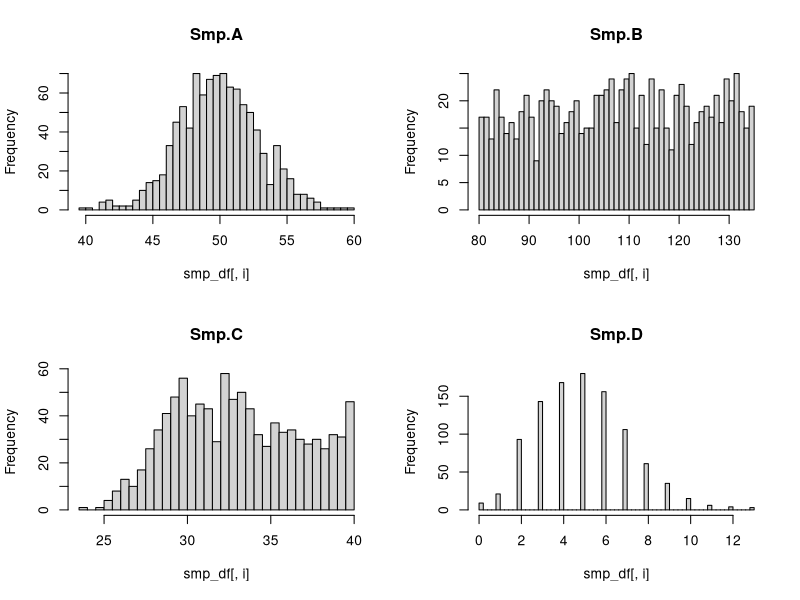

Here is the R script that generated this plot:
## ---- chunk 1
library(xtable)
## ---- chunk 2
grep("Pole", c("Equator", "North Pole", "South Pole"))
grep("pole", c("Equator", "North Pole", "South Pole"))
grep("Pole", c("Equator", "North Pole", "South Pole"), value= TRUE)
## ---- chunk 3
agrep("pole", c("Equator", "North Pole", "South Pole"))
## ---- chunk 4
gsub(pattern= "\\.", replacement= "_", 
     x= c("LP.01", "LP.370", "LP371"))
## ---- chunk 5
strsplit(x= "F103xD060", split= "x")
## ---- chunk 6
chartr(old= "._", new= "_x", x= "HDF.375_110")
## ---- chunk 7
nchar("South Pole")
## ---- chunk 8
x <- "miXeD cAsE 123"
tolower(x)
toupper(x)
## ---- chunk 9
substring(text= "Equator", first= 3, last= 5)
## ---- chunk 10
paste("North", "Pole")
paste("North", "Pole", sep= "")
paste("North", "Pole", sep= ".")
paste("North", "and", "South", "Poles")
## ---- chunk 11
paste0("./very/long/path/to/a/", 
       "directory/and/a/certain/file.txt")
## ---- chunk 12
factor(c("LP01", "LP370", "LP371"))
factor(c("LP01", "LP370", "LP371"), labels= c("Trial_1", "Trial_2", "Trial_3"))
## ---- chunk 13
gl(n= 2, k= 8, labels= c("Control", "Treatment"))
## ---- chunk 14
## assign individual levels
x <- gl(n= 2, k= 4, length= 8)
levels(x)[1] <- "low"
levels(x)[2] <- "high"
x
## ---- chunk 15
nlevels(gl(n= 3, k= 7))
## ---- chunk 16
reorder(x= factor(c("large", "small", "huge")), X= c(2, 1, 3))
## ---- chunk 17
cols <- gl(n= 3, k= 2, labels= c("blue", "yellow", "red"))
relevel(x= cols, ref= "red")
## ---- chunk 18
set.seed(1234)
z <- runif(n= 10, min= 0.0, max= 1)
z
binmarks <- seq(from= 0.0, to= 1.0, by= 0.1)
binmarks
cut(x= z, breaks= binmarks, labels= FALSE)
## ---- chunk 19
x <- 2:18
v <- c(5, 10, 15)
findInterval(x= x, vec= v)
## ---- chunk 20
trial <- factor(c("LP01", "LP370", "LP371"))
field_block <- gl(n= 3, k= 3, labels= c("1", "2", "3"))
interaction(trial, field_block, sep= "_")
## ---- chunk 21
let <- LETTERS
sel_let <- sample(x= let, size= 10, replace= FALSE)
cat("Out of", length(let), "letters", length(intersect(let, sel_let)), 
    "letters were selected.")
## ---- chunk 22
for(i in 1:10) {
  Sys.sleep(0.2)
  message(i, "\r", appendLF= FALSE)
  flush.console()
}
## ---- chunk 23
testit <- function() warning("problem in testit", call.= FALSE)
testit()
## ---- chunk 24
# Original vector with fruits.
fruits <- c("apple", "banana", "pineapple", "orange", "kiwi", "lemon", "peach",
       "pear")
# Subset of fruits.
sub_fruits <- fruits[c(4, 6, 8)]

# Untracked changes to the original 'fruits' object.
fruits <- sort(fruits)
## ---- chunk 25
sub_fruits <- dput(fruits[fruits %in% sub_fruits])
## ---- chunk 26
# Use of `digits`
format(2^31-1, digits= 3)

# Use of nsmall
format(c(3.02401404, 1.05), nsmall= 5)

# Use of `scientific`
format(2^31-1, scientific= TRUE, digits= 4)
## ---- chunk 27
c("A", "B", "C") %in% "B"
## ---- chunk 28
match(c("A", "B", "C", "B"), c("A", "B"))
match(c("A", "B", "C", "B"), c("A", "B"), nomatch= 0)
match(c("A", "B", "C", "B"), c("A", "B"), incomparables= "B")
## ---- chunk 29
dummy <- data.frame(A= c(5, 7, 4), B= c(3, 8, 6), C= letters[1:3])
print.xtable(xtable(dummy), floating= FALSE, comment= FALSE)
print(xtable(with(dummy, dummy[A == 5, ])), floating= FALSE, comment= FALSE)
print(xtable(with(dummy, dummy[C %in% c("a", "c")])), floating= FALSE, 
      comment= FALSE)
## ---- chunk 30
wi_df <- within(dummy, {
  D <- cumsum(A)
  E <- pmin(A, B)
  })
print(xtable(wi_df), floating= FALSE, comment= FALSE)
## ---- chunk 31
assign("x", value= 5)
x
## ---- chunk 32
set.seed(1234)

smp_df <- data.frame(
  Smp.A= rnorm(n= 1000, mean= 50, sd= 3),
  Smp.B= runif(n= 1000, min= 80, max= 135),
  Smp.C= c(rnorm(n= 500, mean= 30, sd= 2), runif(n= 500, min= 32, max= 40)),
  Smp.D= rpois(n= 1000, lambda= 5)
  )

def.par <- par(no.readonly= TRUE) # save default, for resetting...
layout(mat= matrix(data= c(1, 2, 3, 4), nrow= 2, ncol= 2, byrow= TRUE))

for(i in colnames(smp_df)){
  
  hist(smp_df[, i], breaks= 50, main= get("i"))
  
}
## ---- chunk 33
par <- def.par
## ---- chunk 34
union(x = c(1, 2, 3, 4), y = c(3, 4, 5))
## ---- chunk 35
setdiff(x = c(1, 2, 3, 4), y = c(3, 4, 5))
setdiff(x = c(3, 4, 5), y = c(1, 2, 3, 4))
## ---- chunk 36
setequal(x = c(3, 1, 2), c(2, 3, 1))
setequal(x = c(1, 2, 3), c(2, 3))
## ---- chunk 37
which(c(3, 4, 6) %in% c(6, 3))
## ---- chunk 38
rep(x = 1:4, times = 2)
rep(x = 1:4, each = 2)
rep(x = 1:4, times = c(2, 1, 2, 1))
rep(x = 1:4, each = 2, len = 4)
rep(x = 1:4, each = 2, len = 10)
rep(x = 1:2, each = 2, times = 3)
## ---- chunk 39
rep_len(x = c(1:4), length = 10)
## ---- chunk 40
seq(from = 0, to = 1, length.out = 1)
seq(from = 1, to = 9, by = 2)
seq(from = 1, to = 6, by = 3)
seq_len(length.out = 4)
seq_along(along.with = c(0.1, 34, 8, 9, 2))
## ---- chunk 41
sample(x = LETTERS, size = 5, replace = TRUE)
